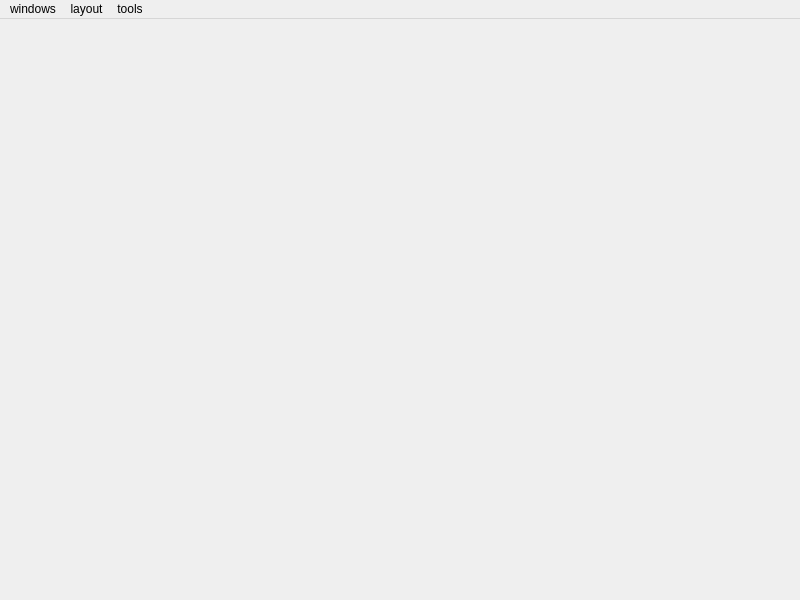
<?xml version="1.0" encoding="UTF-8"?>
<ui version="4.0">
 <class>xVVisMainWin</class>
 <widget class="QMainWindow" name="xVVisMainWin">
  <property name="geometry">
   <rect>
    <x>0</x>
    <y>0</y>
    <width>800</width>
    <height>600</height>
   </rect>
  </property>
  <property name="windowTitle">
   <string>MainWindow</string>
  </property>
  <widget class="QWidget" name="centralwidget"/>
  <widget class="QMenuBar" name="menuBar">
   <property name="geometry">
    <rect>
     <x>0</x>
     <y>0</y>
     <width>800</width>
     <height>20</height>
    </rect>
   </property>
   <widget class="QMenu" name="menuwindows">
    <property name="title">
     <string>windows</string>
    </property>
   </widget>
   <widget class="QMenu" name="menulayout">
    <property name="title">
     <string>layout</string>
    </property>
    <addaction name="actionmaximize"/>
    <addaction name="actionmax_square"/>
    <addaction name="actiongrid"/>
    <addaction name="actionminimize_all"/>
   </widget>
   <widget class="QMenu" name="menutools">
    <property name="title">
     <string>tools</string>
    </property>
    <addaction name="actionscreen_shot"/>
   </widget>
   <addaction name="menuwindows"/>
   <addaction name="menulayout"/>
   <addaction name="menutools"/>
  </widget>
  <action name="actionmaximize">
   <property name="text">
    <string>maximize</string>
   </property>
  </action>
  <action name="actionmax_square">
   <property name="text">
    <string>max square</string>
   </property>
  </action>
  <action name="actiongrid">
   <property name="text">
    <string>grid</string>
   </property>
  </action>
  <action name="actionminimize_all">
   <property name="text">
    <string>minimize all</string>
   </property>
  </action>
  <action name="actionscreen_shot">
   <property name="text">
    <string>screen shot</string>
   </property>
  </action>
 </widget>
 <resources/>
 <connections/>
</ui>
